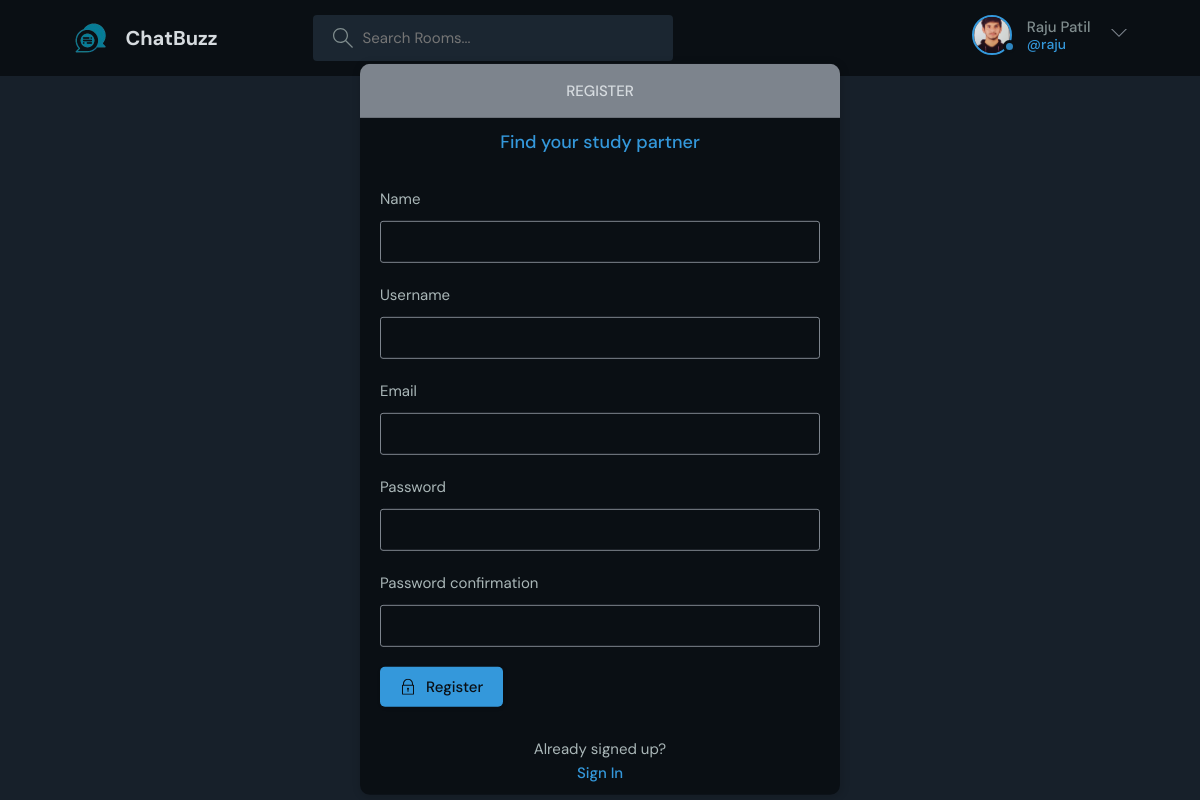
Page /register/ (signed in) on the committed database.
### base/models.py (models this page shows)
class User(AbstractUser):
    name = models.CharField(max_length=200, null=True)
    email = models.EmailField(unique=True, null=True)
    bio = models.TextField(null=True)
    avatar = models.ImageField(null=True, default="avatar.svg")
    USERNAME_FIELD = 'email'
    REQUIRED_FIELDS = []

### base/views.py (the view, shortened to what this page needs)
# urls.py: path('register/', views.registerPage, name = "register"),
def registerPage(request):
    form = MyUserCreationForm()
    return render(request, 'base/login_register.html', {'form':form})

### base/forms.py
class MyUserCreationForm(UserCreationForm):
    usable_password = None
    class Meta:
        model = User
        fields = ['name','username', 'email', 'password1', 'password2']

### base/templates/base/login_register.html (shortened to what this page needs)
{% extends 'main.html' %}
{% block content%}
<main class="auth layout">
  {% if page == 'login' %}
  <div class="container">
    <div class="layout__box">
      <div class="layout__boxHeader">
        <div class="layout__boxTitle">
          <h3>Login</h3>
        </div>
      </div>
      <div class="layout__body">
        <h2 class="auth__tagline">Find your study partner</h2>
        <form class="form" action="" method="POST">
          {% csrf_token %}
          <div class="form__group form__group">
            <label for="room_name">Email</label>
            <input id="username" name="email" type="text" placeholder="eg. abc@email.com" />
          </div>
          <div class="form__group">
            <label for="password">Password</label>
            <input
              id="password"
              name="password"
              type="password"
              placeholder="&bull;&bull;&bull;&bull;&bull;&bull;&bull;&bull;"
            />
          </div>
          <button class="btn btn--main" type="submit">
            <svg
              version="1.1"
              xmlns="http://www.w3.org/2000/svg"
              width="32"
              height="32"
              viewBox="0 0 32 32"
            >
              <title>lock</title>
              <path
                d="M27 12h-1v-2c0-5.514-4.486-10-10-10s-10 4.486-10 10v2h-1c-0.553 0-1 0.447-1 1v18c0 0.553 0.447 1 1 1h22c0.553 0 1-0.447 1-1v-18c0-0.553-0.447-1-1-1zM8 10c0-4.411 3.589-8 8-8s8 3.589 8 8v2h-16v-2zM26 30h-20v-16h20v16z"
              ></path>
              <path
                d="M15 21.694v4.306h2v-4.306c0.587-0.348 1-0.961 1-1.694 0-1.105-0.895-2-2-2s-2 0.895-2 2c0 0.732 0.413 1.345 1 1.694z"
              ></path>
            </svg>
            Login
          </button>
        </form>
        <div class="auth__action">
          <p>Haven't signed up yet?</p>
          <a href="{% url 'register' %}" class="btn btn--link">Sign Up</a>
        </div>
      </div>
    </div>
  </div>
  {% else %}
  <div class="container">
    <div class="layout__box">
      <div class="layout__boxHeader">
        <div class="layout__boxTitle">
          <h3>Register</h3>
        </div>
      </div>
      <div class="layout__body">
        <h2 class="auth__tagline">Find your study partner</h2>
        <form class="form" action="" method="POST">
          {% for field in form %}
          <div class="form__group form__group">
            <label for="room_name">{{field.label}}</label>
            {{field}}
          </div>
          {% endfor %}
          <button class="btn btn--main" type="submit">
            Register
          </button>
        </form>
        <div class="auth__action">
          <p>Already signed up?</p>
          <a href="{% url 'login' %}" class="btn btn--link">Sign In</a>
        </div>
      </div>
    </div>
  </div>
  {% endif %}
</main>
{% endblock content%}

### templates/navbar.html (shortened to what this page needs)
{% load static %}
<header class="header header--loggedIn">
    <div class="container">
      <a href="{% url 'home' %}" class="header__logo">
        <img src="{% static 'images/logo.png' %}" />
        <h1>ChatBuzz</h1>
      </a>
      <form class="header__search" method="GET" action="{% url 'home' %}">
        <label>
          <input type="text" name = "q" placeholder="Search Rooms..." >
        </label>
      </form>
      <nav class="header__menu">
        {% if request.user.is_authenticated %}
        <div class="header__user">
          <a href="{% url 'user-profile' user.id  %}">
            <div class="avatar avatar--medium active">
              <img src="{{request.user.avatar.url}}" />
            </div>
            <p>{{request.user.name}} <span>@{{request.user.username}}</span></p>
          </a>
          <button class="dropdown-button">
            <svg version="1.1" xmlns="http://www.w3.org/2000/svg" width="32" height="32" viewBox="0 0 32 32">
              <title>chevron-down</title>
              <path d="M16 21l-13-13h-3l16 16 16-16h-3l-13 13z"></path>
            </svg>
          </button>
        </div>
        {% else %}
        <a href="{% url 'login' %}">
          <img src=" {% static 'images/avatar.svg' %}" />
          <p>Login</p>
        </a>
        {% endif %}
      </nav>
    </div>
  </header>

### rows in the picture
User: user.avatar (picture), user.name "Raju Patil", user.username "raju"

### other values in the picture
{{ field.label }} "Name" "Username" "Email" "Password" "Password confirmation"
